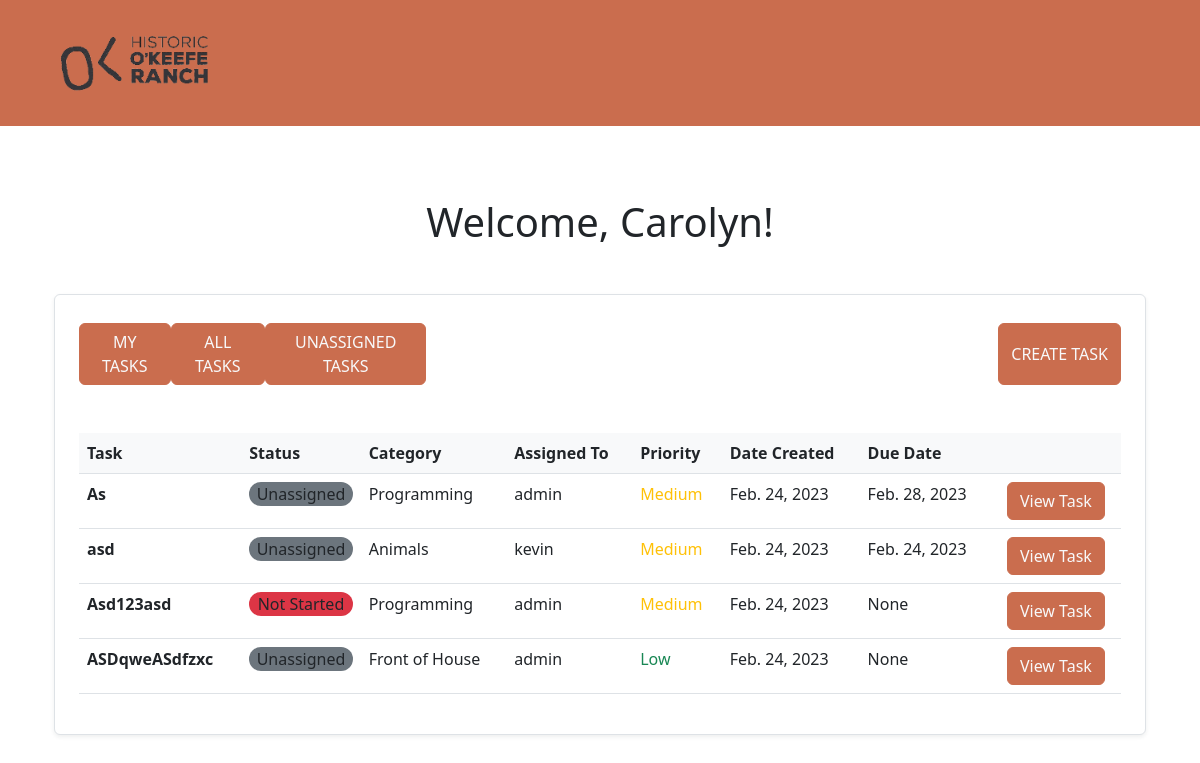
The app's page /home, older data.
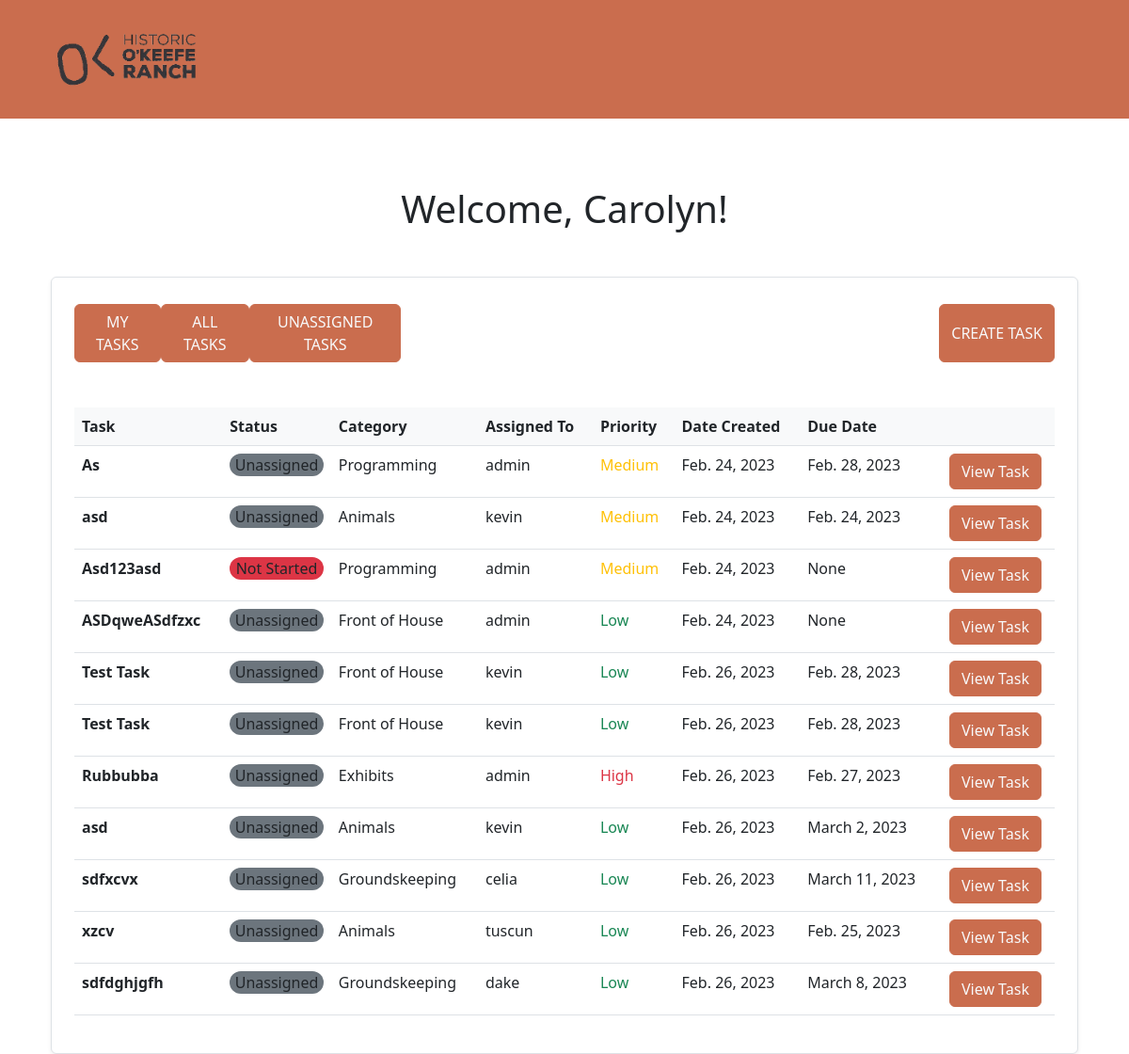
The same page, newer data.
### taskManager/models.py (models this page shows, shortened)
class Task(models.Model):
    LOW = 0
    MEDIUM = 1
    HIGH = 2
    UNASSIGNED = 0
    NOT_STARTED = 1
    IN_PROGRESS = 2
    COMPLETE = 3
    PRIORITY_CHOICES = [
        (LOW, "Low"),
        (MEDIUM, "Medium"),
        (HIGH, "High"),
    ]
    STATUS_CHOICES = [
        (UNASSIGNED, "Unassigned"),
        (NOT_STARTED, "Not Started"),
        (IN_PROGRESS, "In Progress"),
        (COMPLETE, "Complete"),
    ]
    BOOLEAN_CHOICES = [
      (True, "Yes"),
      (False, "No"),
    ]
    user = models.ForeignKey(User, on_delete=models.RESTRICT)
    category = models.ForeignKey(Category, on_delete=models.RESTRICT)
    name = models.CharField(max_length=150)
    desc = models.CharField(max_length=255)
    priority = models.IntegerField(choices=PRIORITY_CHOICES, default=LOW)
    status = models.IntegerField(choices=STATUS_CHOICES, default=UNASSIGNED)
    date_created = models.DateField(default=timezone.now())
    date_due = models.DateField(null=True, blank=True, default=None)
    date_completed = models.DateField(null=True, blank=True, default=None)
    repeat = models.BooleanField(default=False, choices=BOOLEAN_CHOICES)
    note = models.CharField(max_length=255, null=True, blank=True)
    isSeen = models.BooleanField(default=False, choices=BOOLEAN_CHOICES)

class Category(models.Model):
    name = models.CharField(max_length=30)
    def __str__(self):
        return self.name

### taskManager/views.py (the view)
# urls.py: 2. Add a URL to urlpatterns:  path('', views.home, name='home')
def home(request):
    tasks = Task.objects.all()
    taskform = TaskForm
    if request.method == 'POST':
        form = TaskForm(request.POST)
        if form.is_valid():
            form.save()
    context = {'form': taskform, 'tasks': tasks}
    return render(request, 'home.html', context)

### templates/home.html (shortened to what this page needs)
{% extends 'navbar.html' %}
{% block content %}
<div class="container container-lg mt-5">
    <div class="text-center">
        <h1>Welcome, Carolyn!</h1>
    </div>
    <div class="container bg-body mt-5 p-4 border shadow-sm px-4 rounded">
        <div id="task-nav" class="d-flex justify-content-between mt-1 mb-4">
            <div class="col-4 d-flex justify-content-between">
                <button class="btn btn-primary text-light text-uppercase" type="button" onclick="showMyTasks()">My
                    Tasks</button>
                <button class="btn btn-primary text-light text-uppercase" type="button" onclick="showAllTasks()">All
                    Tasks</button>
                <button class="btn btn-primary text-light text-uppercase" type="button"
                    onclick="showUnassignedTasks()">Unassigned Tasks</button>
            </div>
            <div class="col-4 d-flex justify-content-end">
                <button class="btn btn-primary text-light text-uppercase" type="button" data-bs-toggle="modal"
                    data-bs-target="#modalCreateTask">Create Task</button>
            </div>
        </div>
        <table id="tasksTable" class="table mt-5 accordion">
            <thead>
                <tr class="bg-body-tertiary">
                    <th scope="col">Task</th>
                    <th scope="col">Status</th>
                    <th scope="col">Category</th>
                    <th scope="col">Assigned To</th>
                    <th scope="col">Priority</th>
                    <th scope="col">Date Created</th>
                    <th scope="col">Due Date</th>
                    <th scope="col"></th>
                </tr>
            </thead>
            <tbody id="taskTable">
                {% for task in tasks %}
                <tr class="accordion-toggle" data-bs-toggle="collapse" data-bs-target="#row" aria-expanded="false"
                    aria-controls="#row">
                    <th scope="row">{{ task.name }}</th>
                    <td><div class='task-status rounded-pill text-center'>{{ task.get_status_display }}</div></td>
                    <td>{{ task.category }}</td>
                    <td>{{ task.user }}</td>
                    <td><div class='task-prio'>{{ task.get_priority_display }}</div></td>
                    <td>{{ task.date_created }}</td>
                    <td>{{ task.date_due }}</td>
                    <td class="text-center"><button class="btn btn-primary text-light" data-bs-toggle="modal" data-bs-target="#modalViewTask" onclick="showTaskInfo('{{task.name}}', '{{task.desc}}')">View Task</button></td>
                </tr>
                {% endfor %}
            </tbody>
        </table>
    </div>
</div>
{% endblock %}

### templates/navbar.html (shortened to what this page needs)
{% load static %}
{% include 'head.html' with page_title='Tasks Home' %}
<nav class="navbar navbar-expand-lg">
    <div class="container">
        <a class="navbar-brand" href="#"
        ><img
                id="logo"
                src="{% static 'media/okeefeLogo.png' %}"
                alt="Logo"
                draggable="false"
                height="100"
        /></a>
    </div>
</nav>
<div class="container">
    {% block content %}
    {% endblock %}
</div>
</body>
</html>

### templates/head.html (shortened to what this page needs)
{% load static %}
<!doctype html>
<html lang="en">
<head>
    <link rel="stylesheet" href="{% static 'css/bootstrap.css' %}">
    <link rel="stylesheet" href="{% static 'styles.css' %}">
    <link rel="stylesheet" href="https://cdn.datatables.net/1.13.2/css/dataTables.bootstrap5.min.css">
</head>

### static/styles.css (style rules this page uses)
nav { background: #CA6D4E; }
.task-status, .task-prio { cursor: default; }

Row changes from the older to the newer data that the page shows:
added Task: name "Test Task", status "Unassigned", category "Front of House", user "kevin", priority "Low", date_created "Feb. 26, 2023", date_due "Feb. 28, 2023"
added Task: name "Test Task", status "Unassigned", category "Front of House", user "kevin", priority "Low", date_created "Feb. 26, 2023", date_due "Feb. 28, 2023"
added Task: name "Rubbubba", status "Unassigned", category "Exhibits", user "admin", priority "High", date_created "Feb. 26, 2023", date_due "Feb. 27, 2023"
added Task: name "asd", status "Unassigned", category "Animals", user "kevin", priority "Low", date_created "Feb. 26, 2023", date_due "March 2, 2023"
added Task: name "sdfxcvx", status "Unassigned", category "Groundskeeping", user "celia", priority "Low", date_created "Feb. 26, 2023", date_due "March 11, 2023"
added Task: name "xzcv", status "Unassigned", category "Animals", user "tuscun", priority "Low", date_created "Feb. 26, 2023", date_due "Feb. 25, 2023"
added Task: name "sdfdghjgfh", status "Unassigned", category "Groundskeeping", user "dake", priority "Low", date_created "Feb. 26, 2023", date_due "March 8, 2023"
